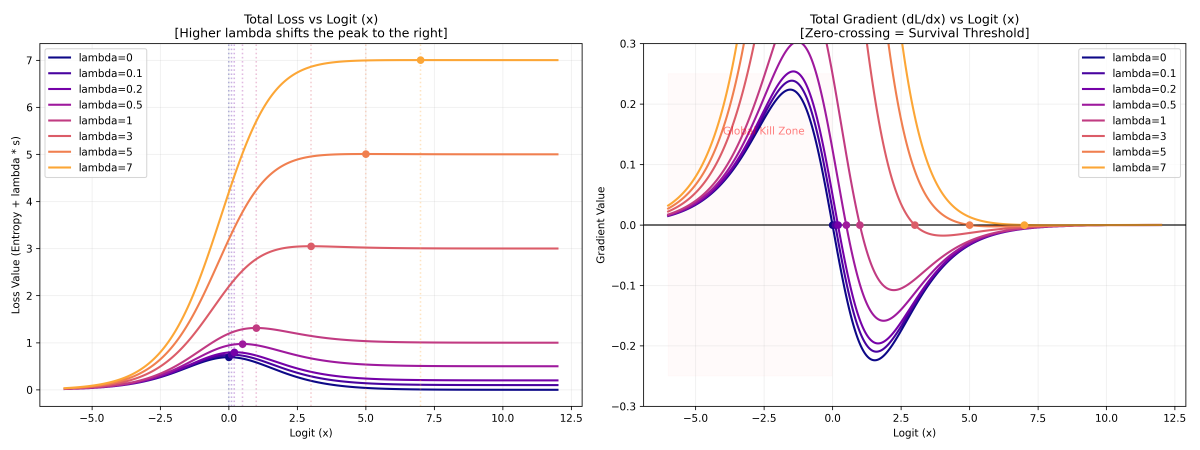
#> input picture analysis_utils/diffusion_models/sparsity_entropy_analysis.png, 4800 x 1800 px (shown at 1/4 size)
$ python -i image_distortions.py   (imports and definitions only)
#> lines starting #> are read from the running program, lines starting #| are printed output that depends on the picture
# non differentiable image distortions for testing

from PIL import Image, ImageFilter
import random
import numpy as np
import cv2
import torchvision.transforms as transforms

class RandomDistortion():
    def __init__(self,
                 jpeg_compression=False,
                 add_gaussian_noise=False,
                 gaussian_blur=False,
                 median_blur=False,
                 salt_and_pepper_noise=False,
                 resize_then_recover=False,
                 brightness_transform=False,
                 random_crop_then_recover=False,
                 random_translate=False,
                 random_rotate=False,
                 return_distortion_type=False):
        self.return_distortion_type = return_distortion_type
        self.distortions = []
        if jpeg_compression: self.distortions.append('jpeg_compression')
        if add_gaussian_noise: self.distortions.append('add_gaussian_noise')
        if gaussian_blur: self.distortions.append('gaussian_blur')
        if median_blur: self.distortions.append('median_blur')
        if salt_and_pepper_noise: self.distortions.append('salt_and_pepper_noise')
        if resize_then_recover: self.distortions.append('resize_then_recover')
        if brightness_transform: self.distortions.append('brightness_transform')
        if random_crop_then_recover: self.distortions.append('random_crop_then_recover')
        if random_translate: self.distortions.append('random_translate')
        if random_rotate: self.distortions.append('random_rotate')

    def __call__(self, img):
        distoration = random.choice(self.distortions)
        if self.return_distortion_type:
            if distoration == 'jpeg_compression':
                img, strength = jpeg_compression(img, return_distortion_type=self.return_distortion_type)
            elif distoration == 'add_gaussian_noise':
                img, strength = add_gaussian_noise(img, return_distortion_type=self.return_distortion_type)
            elif distoration == 'gaussian_blur':
                img, strength = gaussian_blur(img, return_distortion_type=self.return_distortion_type)
            elif distoration == 'median_blur':
                img, strength = median_blur(img, return_distortion_type=self.return_distortion_type)
            elif distoration == 'salt_and_pepper_noise':
                img, strength = salt_and_pepper_noise(img, return_distortion_type=self.return_distortion_type)
            elif distoration == 'resize_then_recover':
                img, strength = resize_then_recover(img, return_distortion_type=self.return_distortion_type)
            elif distoration == 'brightness_transform':
                img, strength = brightness_transform(img, return_distortion_type=self.return_distortion_type)
            elif distoration == 'random_crop_then_recover':
                img, strength = random_crop_then_recover(img, return_distortion_type=self.return_distortion_type)
            elif distoration == 'random_translate':
                img, strength = random_translate(img, return_distortion_type=self.return_distortion_type)
            elif distoration == 'random_rotate':
                img, strength = random_rotate(img, return_distortion_type=self.return_distortion_type)
            return img, distoration, strength
        else:
            if distoration == 'jpeg_compression':
                img = jpeg_compression(img, return_distortion_type=self.return_distortion_type)
            elif distoration == 'add_gaussian_noise':
                img = add_gaussian_noise(img, return_distortion_type=self.return_distortion_type)
            elif distoration == 'gaussian_blur':
                img = gaussian_blur(img, return_distortion_type=self.return_distortion_type)
            elif distoration == 'median_blur':
                img = median_blur(img, return_distortion_type=self.return_distortion_type)
            elif distoration == 'salt_and_pepper_noise':
                img = salt_and_pepper_noise(img, return_distortion_type=self.return_distortion_type)
            elif distoration == 'resize_then_recover':
                img = resize_then_recover(img, return_distortion_type=self.return_distortion_type)
            elif distoration == 'brightness_transform':
                img = brightness_transform(img, return_distortion_type=self.return_distortion_type)
            elif distoration == 'random_crop_then_recover':
                img = random_crop_then_recover(img, return_distortion_type=self.return_distortion_type)
            elif distoration == 'random_translate':
                img = random_translate(img, return_distortion_type=self.return_distortion_type)
            elif distoration == 'random_rotate':
                img = random_rotate(img, return_distortion_type=self.return_distortion_type)
            return img

# jpeg_compression
# def jpeg_compression(img, quality_range=(10, 30), return_distortion_type=False):
# [180 lines left out: functions jpeg_compression, add_gaussian_noise, gaussian_blur, median_blur, salt_and_pepper_noise, resize_then_recover and 5 more, not called in this run]

# [2 lines not run here, left out]

>>> import cv2
>>> picture = cv2.imread('../analysis_utils/diffusion_models/sparsity_entropy_analysis.png', cv2.IMREAD_GRAYSCALE)
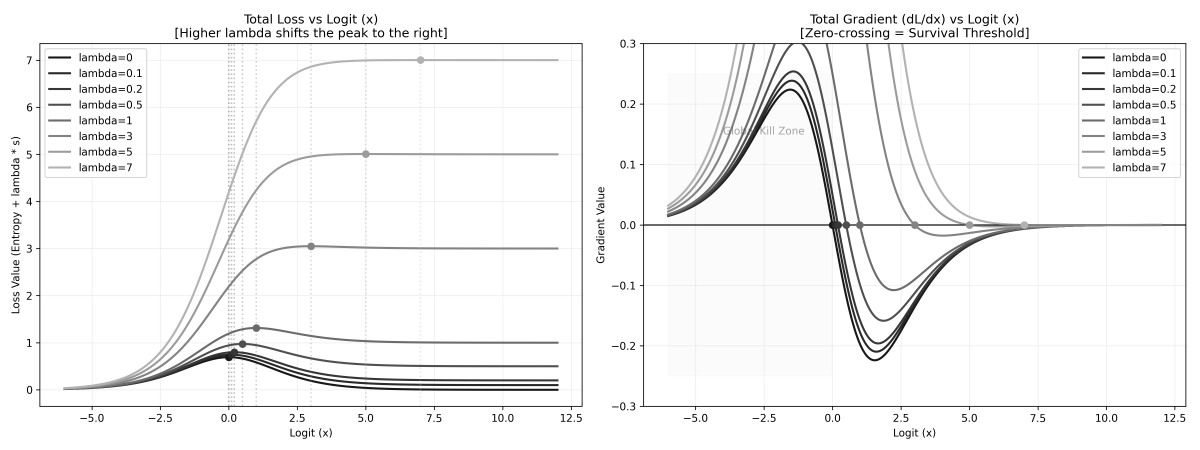
#> picture: shape (1800, 4800) (shown at 1/4 size); min 0, max 255, mean 244.6
>>> result = RandomDistortion()(picture)
#> (the run stopped early here; a loop or call above may not have finished)

$ run again, on analysis_utils/diffusion_models/training_weight_curve.png
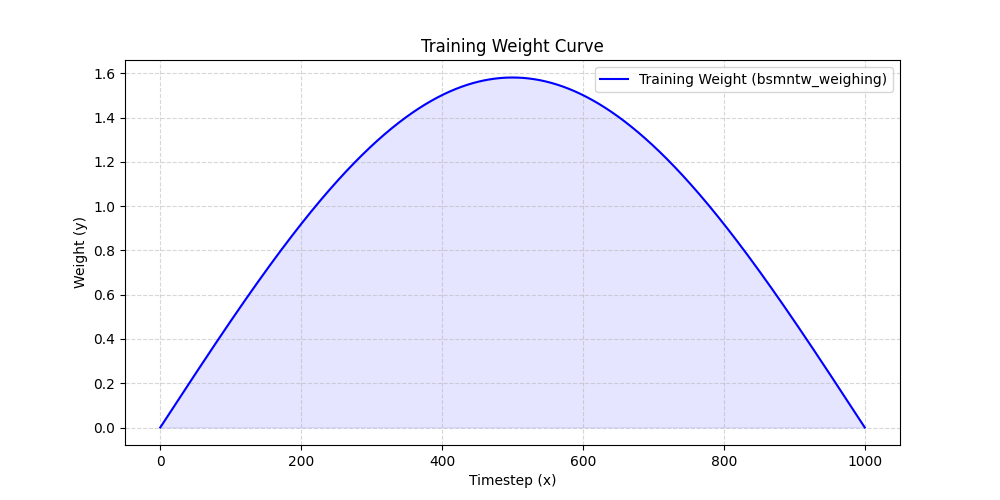
#> input picture analysis_utils/diffusion_models/training_weight_curve.png, 1000 x 500 px
#> `picture = cv2.imread('../analysis_utils/diffusion_models/sparsity_entr..`:
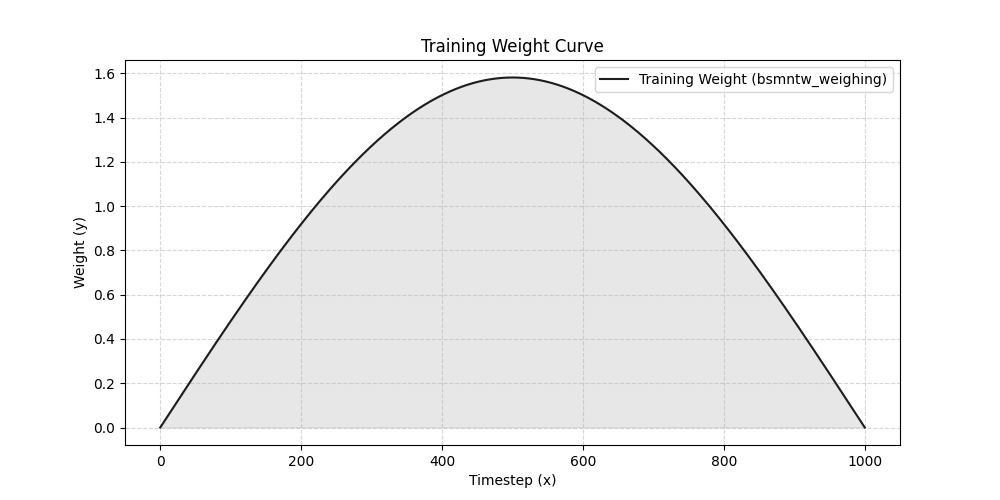
#> picture: shape (500, 1000); min 0, max 255, mean 243.1
